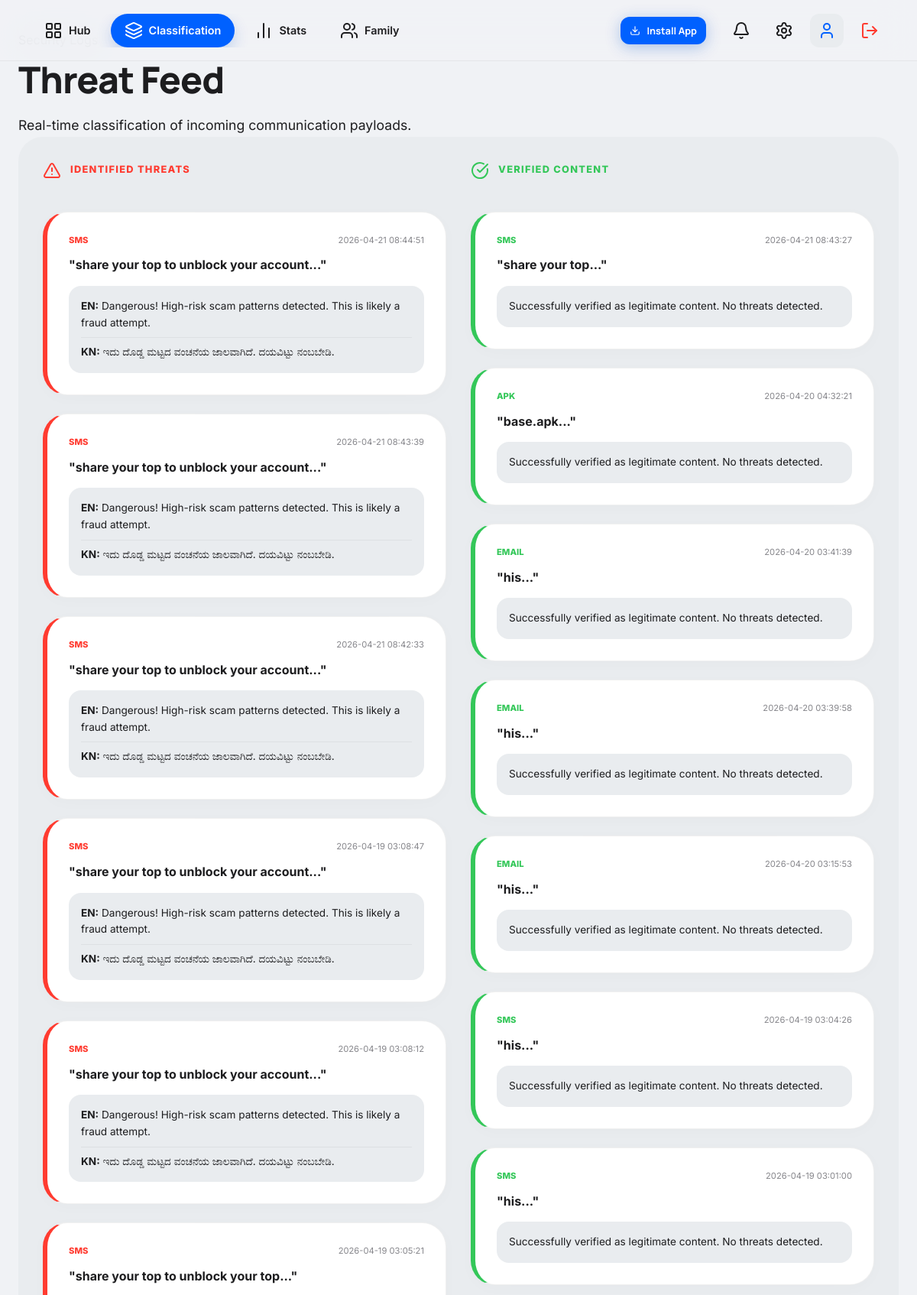
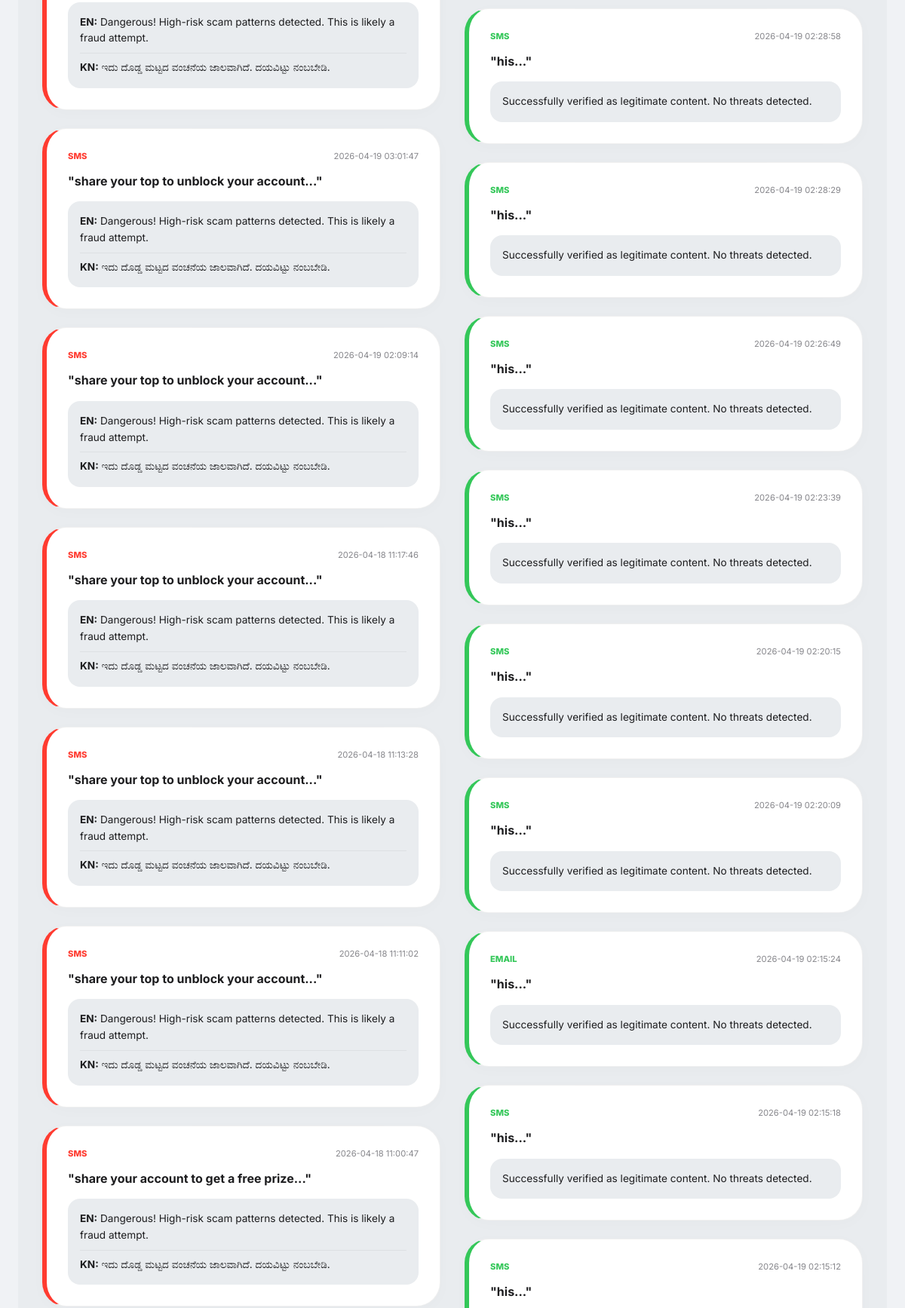
The page /classification (signed in, upper part) on the database its author committed (2 pictures, top to bottom).
### tables this page shows
CREATE TABLE scans (
        id INTEGER PRIMARY KEY AUTOINCREMENT,
        user_id INTEGER,
        scan_type TEXT, -- 'email', 'url', 'id_card'
        content TEXT,    -- The text analyzed or filename for ID cards
        prediction TEXT, -- 'Spam'/'Ham' or 'Fake'/'Genuine'
        score INTEGER,
        explanation TEXT,
        timestamp DATETIME DEFAULT CURRENT_TIMESTAMP, is_reported INTEGER DEFAULT 0, explanation_kn TEXT,
        FOREIGN KEY(user_id) REFERENCES users(id)
    );

### app.py (the view)
@app.route("/classification")
def classification():
    if not session.get("logged_in"): return redirect("/")
    if session.get("admin_verified"): return redirect("/admin")
    conn = get_db()
    cursor = conn.cursor()
    cursor.execute("SELECT id FROM users WHERE email=?", (session.get("email"),))
    user = cursor.fetchone()
    cursor.execute("SELECT * FROM scans WHERE user_id=? ORDER BY timestamp DESC", (user["id"],))
    scans = [dict(row) for row in cursor.fetchall()]
    conn.close()
    return render_template("classification.html", messages=scans)

### database.py (called while the page is built)
def get_db():
    db_path = os.getenv("DATABASE_PATH", "database.db")
    conn = sqlite3.connect(db_path)
    conn.row_factory = sqlite3.Row
    return conn

### templates/classification.html (shortened to what this page needs)
<!DOCTYPE html>
<html lang="en">
<head>
    <link rel="stylesheet" href="{{ url_for('static', filename='style.css') }}">
</head>
<body>
    <nav class="top-nav">
        <div class="nav-wrapper">
            <div class="nav-container">
                <a href="/dashboard" class="nav-link"><i data-lucide="layout-grid"></i> Hub</a>
                <a href="/classification" class="nav-link active"><i data-lucide="layers"></i> Classification</a>
                <a href="/analytics" class="nav-link"><i data-lucide="bar-chart-2"></i> Stats</a>
                <a href="/family" class="nav-link"><i data-lucide="users"></i> Family</a>
            </div>
            <div class="nav-right">
                <button id="pwa-install-btn" class="btn btn-primary pulsing-install" style="display: inline-flex; align-items: center; gap: 8px; font-size: 0.8rem; padding: 6px 12px; margin-right: 12px; border-radius: 12px; background: var(--primary); color: white; border: none; cursor: pointer; font-weight: 700;">
                    <i data-lucide="download" style="width: 14px;"></i> Install App
                </button>
                <button class="nav-icon-btn">
                    <i data-lucide="bell"></i>
                </button>
                <a href="/profile" class="nav-icon-btn">
                    <i data-lucide="settings"></i>
                </a>
                <a href="/profile" class="nav-icon-btn" style="background: var(--surface-container-low); color: var(--primary);">
                    <i data-lucide="user"></i>
                </a>
                <a href="/logout" class="nav-icon-btn text-danger" title="Logout">
                    <i data-lucide="log-out"></i>
                </a>
            </div>
        </div>
    </nav>
    <main class="main-content animate-fade-in">
        <header class="editorial-header">
            <span class="editorial-cap">Security Logs</span>
            <h1 style="font-size: 3rem; margin: 0;">Threat Feed</h1>
            <p style="color: var(--on-surface-variant); font-size: 1.1rem; margin-top: 8px;">Real-time classification of incoming communication payloads.</p>
        </header>
        <div class="layout-section">
            <div class="feed-container">
            <div class="feed-column">
                <div class="column-header" style="color: var(--danger);">
                    <i data-lucide="alert-triangle"></i> Identified Threats
                </div>
                {% for scan in messages if scan.prediction in ['Spam', 'Fake'] %}
                <div class="bento-card feed-card spam">
                    <div style="display: flex; justify-content: space-between; margin-bottom: 12px;">
                        <span style="font-size: 0.7rem; font-weight: 800; color: var(--danger); text-transform: uppercase;">{{ scan.scan_type }}</span>
                        <span style="font-size: 0.7rem; color: var(--text-muted);">{{ scan.timestamp }}</span>
                    </div>
                    <p style="font-weight: 700; margin-bottom: 16px; color: var(--on-surface); line-height: 1.4;">"{{ scan.content[:200] }}..."</p>
                    <div style="padding: 16px; background: var(--surface-container-low); border-radius: 16px; font-size: 0.85rem; color: var(--on-surface-variant);">
                        <p style="margin-bottom: 8px;"><strong>EN:</strong> {{ scan.explanation }}</p>
                        {% if scan.explanation_kn %}
                        <p style="border-top: 1px solid rgba(0,0,0,0.05); padding-top: 8px;"><strong>KN:</strong> {{ scan.explanation_kn }}</p>
                        {% endif %}
                    </div>
                </div>
                {% endfor %}
            </div>
            <div class="feed-column">
                <div class="column-header" style="color: var(--success);">
                    <i data-lucide="check-circle"></i> Verified Content
                </div>
                {% for scan in messages if scan.prediction not in ['Spam', 'Fake'] %}
                <div class="bento-card feed-card ham">
                    <div style="display: flex; justify-content: space-between; margin-bottom: 12px;">
                        <span style="font-size: 0.7rem; font-weight: 800; color: var(--success); text-transform: uppercase;">{{ scan.scan_type }}</span>
                        <span style="font-size: 0.7rem; color: var(--text-muted);">{{ scan.timestamp }}</span>
                    </div>
                    <p style="font-weight: 700; margin-bottom: 16px; color: var(--on-surface); line-height: 1.4;">"{{ scan.content[:200] }}..."</p>
                    <div style="padding: 16px; background: var(--surface-container-low); border-radius: 16px; font-size: 0.85rem; color: var(--on-surface-variant);">
                        Successfully verified as legitimate content. No threats detected.
                    </div>
                </div>
                {% endfor %}
            </div>
        </div>
    </main>
<script src="{{ url_for('static', filename='pwa.js') }}"></script></body>
</html>

### static/style.css (style rules this page uses)
:root { --primary: #0061ff; --primary-light: #e6f0ff; --primary-dark: #004dc7; --accent: #5e5ce6; --bg-app: #f0f2f5; --bg-card: #ffffff; --bg-sidebar: rgba(240, 242, 245, 0.82); --primary-container: #004dc7; --surface: #f0f2f5; --surface-container-low: #e9ecef; --surface-container-lowest: #ffffff; --radius-chat: 24px 24px 24px 4px; --text-main: #1d1d1f; --text-muted: #86868b; --text-on-primary: #ffffff; --success: #34c759; --danger: #ff3b30; --warning: #ff9500; --info: #007aff; --radius-full: 9999px; --radius-xl: 32px; --radius-lg: 24px; --radius-md: 16px; --radius-sm: 8px; --shadow-sm: 0 2px 8px rgba(0, 0, 0, 0.04); --shadow-md: 0 10px 30px rgba(0, 0, 0, 0.06); --shadow-lg: 0 20px 50px rgba(0, 0, 0, 0.1); --sidebar-width: 80px; --header-height: 80px; --panel-right-width: 380px; }
* { margin: 0; padding: 0; box-sizing: border-box; -webkit-tap-highlight-color: transparent; }
body { background: var(--bg-app); color: var(--text-main); font-family: 'Inter', sans-serif; line-height: 1.6; overflow-x: hidden; min-height: 100vh; }
h1, h2, h3, h4, .headline { font-family: 'Manrope', sans-serif; font-weight: 800; letter-spacing: -0.02em; }
.pulsing-install { animation: pulse 2s infinite; }
.top-nav { position: fixed; top: 0; left: 0; right: 0; height: 80px; background: rgba(241, 243, 246, 0.85); backdrop-filter: blur(24px) saturate(180%); -webkit-backdrop-filter: blur(24px) saturate(180%); border-bottom: 1px solid rgba(0,0,0,0.05); display: flex; align-items: center; justify-content: center; padding: 0 40px; z-index: 1000; }
.nav-wrapper { display: flex; justify-content: space-between; align-items: center; width: 100%; max-width: 1400px; }
.nav-container { display: flex; gap: 8px; align-items: center; overflow-x: auto; scrollbar-width: none; }
.nav-link { color: var(--on-surface-variant); text-decoration: none; font-weight: 600; font-size: 0.9rem; transition: all 0.3s cubic-bezier(0.16, 1, 0.3, 1); display: flex; align-items: center; gap: 8px; padding: 10px 18px; border-radius: 50px; white-space: nowrap; }
.nav-link.active { background: var(--primary); color: white; box-shadow: 0 8px 20px rgba(0, 75, 202, 0.2); }
.nav-right { display: flex; gap: 12px; align-items: center; }
.nav-icon-btn { width: 44px; height: 44px; border-radius: 12px; display: flex; align-items: center; justify-content: center; color: var(--on-surface-variant); transition: all 0.3s cubic-bezier(0.16, 1, 0.3, 1); cursor: pointer; position: relative; background: transparent; border: none; }
.main-content { margin-top: var(--nav-height); padding: 40px 24px; max-width: 1200px; margin-left: auto; margin-right: auto; }
.layout-section { background: var(--surface-container-low); border-radius: var(--radius-xl); padding: 32px; margin-bottom: 32px; }
.bento-card { background: var(--bg-card); border-radius: var(--radius-xl); padding: 28px; border: 1px solid rgba(0,0,0,0.06); box-shadow: 0 4px 20px rgba(0,0,0,0.02); transition: transform 0.4s cubic-bezier(0.16, 1, 0.3, 1), box-shadow 0.4s; display: flex; flex-direction: column; }
.btn { padding: 14px 28px; border-radius: var(--radius-xl); font-weight: 700; font-size: 0.95rem; border: none; cursor: pointer; display: inline-flex; align-items: center; justify-content: center; gap: 10px; transition: all 0.3s cubic-bezier(0.16, 1, 0.3, 1); font-family: 'Manrope', sans-serif; }
.btn-primary { background: linear-gradient(135deg, #0061ff, #004dc7); color: #ffffff !important; box-shadow: 0 4px 20px rgba(0, 77, 199, 0.3); border: 1px solid rgba(255,255,255,0.1); }
.animate-fade-in { animation: fadeIn 0.6s cubic-bezier(0.16, 1, 0.3, 1) forwards; }
.text-danger { color: var(--danger); }

### templates/classification.html (style rules this page uses)
.feed-container { display: grid; grid-template-columns: repeat(auto-fit, minmax(360px, 1fr)); gap: 32px; }
.feed-column { display: flex; flex-direction: column; gap: 24px; }
.column-header { display: flex; align-items: center; gap: 12px; font-weight: 800; text-transform: uppercase; font-size: 0.8rem; padding-bottom: 16px; border-bottom: 2px solid var(--surface-container-low); letter-spacing: 0.1em; }
.feed-card { border-left: 6px solid transparent; }
.feed-card.spam { border-left-color: var(--danger); background: var(--surface-container-lowest); }
.feed-card.ham { border-left-color: var(--success); background: var(--surface-container-lowest); }

### rows shown on the page
scans: scan_type "SMS", timestamp "2026-04-21 08:44:51", content "share your top to unblock your account", explanation "Dangerous! High-risk scam patterns detected. This is likely a fraud attempt.", explanation_kn "ಇದು ದೊಡ್ಡ ಮಟ್ಟದ ವಂಚನೆಯ ಜಾಲವಾಗಿದೆ. ದಯವಿಟ್ಟು ನಂಬಬೇಡಿ."
scans: scan_type "SMS", timestamp "2026-04-21 08:43:39", content "share your top to unblock your account", explanation "Dangerous! High-risk scam patterns detected. This is likely a fraud attempt.", explanation_kn "ಇದು ದೊಡ್ಡ ಮಟ್ಟದ ವಂಚನೆಯ ಜಾಲವಾಗಿದೆ. ದಯವಿಟ್ಟು ನಂಬಬೇಡಿ."
scans: scan_type "SMS", timestamp "2026-04-21 08:42:33", content "share your top to unblock your account", explanation "Dangerous! High-risk scam patterns detected. This is likely a fraud attempt.", explanation_kn "ಇದು ದೊಡ್ಡ ಮಟ್ಟದ ವಂಚನೆಯ ಜಾಲವಾಗಿದೆ. ದಯವಿಟ್ಟು ನಂಬಬೇಡಿ."
scans: scan_type "SMS", timestamp "2026-04-19 03:08:47", content "share your top to unblock your account", explanation "Dangerous! High-risk scam patterns detected. This is likely a fraud attempt.", explanation_kn "ಇದು ದೊಡ್ಡ ಮಟ್ಟದ ವಂಚನೆಯ ಜಾಲವಾಗಿದೆ. ದಯವಿಟ್ಟು ನಂಬಬೇಡಿ."
scans: scan_type "SMS", timestamp "2026-04-19 03:08:12", content "share your top to unblock your account", explanation "Dangerous! High-risk scam patterns detected. This is likely a fraud attempt.", explanation_kn "ಇದು ದೊಡ್ಡ ಮಟ್ಟದ ವಂಚನೆಯ ಜಾಲವಾಗಿದೆ. ದಯವಿಟ್ಟು ನಂಬಬೇಡಿ."
scans: scan_type "SMS", timestamp "2026-04-19 03:05:21", content "share your top to unblock your top", explanation "Dangerous! High-risk scam patterns detected. This is likely a fraud attempt.", explanation_kn "ಇದು ದೊಡ್ಡ ಮಟ್ಟದ ವಂಚನೆಯ ಜಾಲವಾಗಿದೆ. ದಯವಿಟ್ಟು ನಂಬಬೇಡಿ."
scans: scan_type "SMS", timestamp "2026-04-19 03:01:47", content "share your top to unblock your account", explanation "Dangerous! High-risk scam patterns detected. This is likely a fraud attempt.", explanation_kn "ಇದು ದೊಡ್ಡ ಮಟ್ಟದ ವಂಚನೆಯ ಜಾಲವಾಗಿದೆ. ದಯವಿಟ್ಟು ನಂಬಬೇಡಿ."
scans: scan_type "SMS", timestamp "2026-04-19 02:09:14", content "share your top to unblock your account", explanation "Dangerous! High-risk scam patterns detected. This is likely a fraud attempt.", explanation_kn "ಇದು ದೊಡ್ಡ ಮಟ್ಟದ ವಂಚನೆಯ ಜಾಲವಾಗಿದೆ. ದಯವಿಟ್ಟು ನಂಬಬೇಡಿ."
scans: scan_type "SMS", timestamp "2026-04-18 11:17:46", content "share your top to unblock your account", explanation "Dangerous! High-risk scam patterns detected. This is likely a fraud attempt.", explanation_kn "ಇದು ದೊಡ್ಡ ಮಟ್ಟದ ವಂಚನೆಯ ಜಾಲವಾಗಿದೆ. ದಯವಿಟ್ಟು ನಂಬಬೇಡಿ."
scans: scan_type "SMS", timestamp "2026-04-18 11:13:28", content "share your top to unblock your account", explanation "Dangerous! High-risk scam patterns detected. This is likely a fraud attempt.", explanation_kn "ಇದು ದೊಡ್ಡ ಮಟ್ಟದ ವಂಚನೆಯ ಜಾಲವಾಗಿದೆ. ದಯವಿಟ್ಟು ನಂಬಬೇಡಿ."
scans: scan_type "SMS", timestamp "2026-04-18 11:11:02", content "share your top to unblock your account", explanation "Dangerous! High-risk scam patterns detected. This is likely a fraud attempt.", explanation_kn "ಇದು ದೊಡ್ಡ ಮಟ್ಟದ ವಂಚನೆಯ ಜಾಲವಾಗಿದೆ. ದಯವಿಟ್ಟು ನಂಬಬೇಡಿ."
scans: scan_type "SMS", timestamp "2026-04-18 11:00:47", content "share your account to get a free prize", explanation "Dangerous! High-risk scam patterns detected. This is likely a fraud attempt.", explanation_kn "ಇದು ದೊಡ್ಡ ಮಟ್ಟದ ವಂಚನೆಯ ಜಾಲವಾಗಿದೆ. ದಯವಿಟ್ಟು ನಂಬಬೇಡಿ."
scans: scan_type "SMS", timestamp "2026-04-21 08:43:27", content "share your top"
scans: scan_type "APK", timestamp "2026-04-20 04:32:21", content "base.apk"
scans: scan_type "EMAIL", timestamp "2026-04-20 03:41:39", content "his"
scans: scan_type "EMAIL", timestamp "2026-04-20 03:39:58", content "his"
scans: scan_type "EMAIL", timestamp "2026-04-20 03:15:53", content "his"
scans: scan_type "SMS", timestamp "2026-04-19 03:04:26", content "his"
scans: scan_type "SMS", timestamp "2026-04-19 03:01:00", content "his"
scans: scan_type "SMS", timestamp "2026-04-19 02:28:58", content "his"
scans: scan_type "SMS", timestamp "2026-04-19 02:28:29", content "his"
scans: scan_type "SMS", timestamp "2026-04-19 02:26:49", content "his"
scans: scan_type "SMS", timestamp "2026-04-19 02:23:39", content "his"
scans: scan_type "SMS", timestamp "2026-04-19 02:20:15", content "his"
scans: scan_type "SMS", timestamp "2026-04-19 02:20:09", content "his"
scans: scan_type "EMAIL", timestamp "2026-04-19 02:15:24", content "his"
scans: scan_type "SMS", timestamp "2026-04-19 02:15:18", content "his"
scans: scan_type "SMS", timestamp "2026-04-19 02:15:12", content "his"
